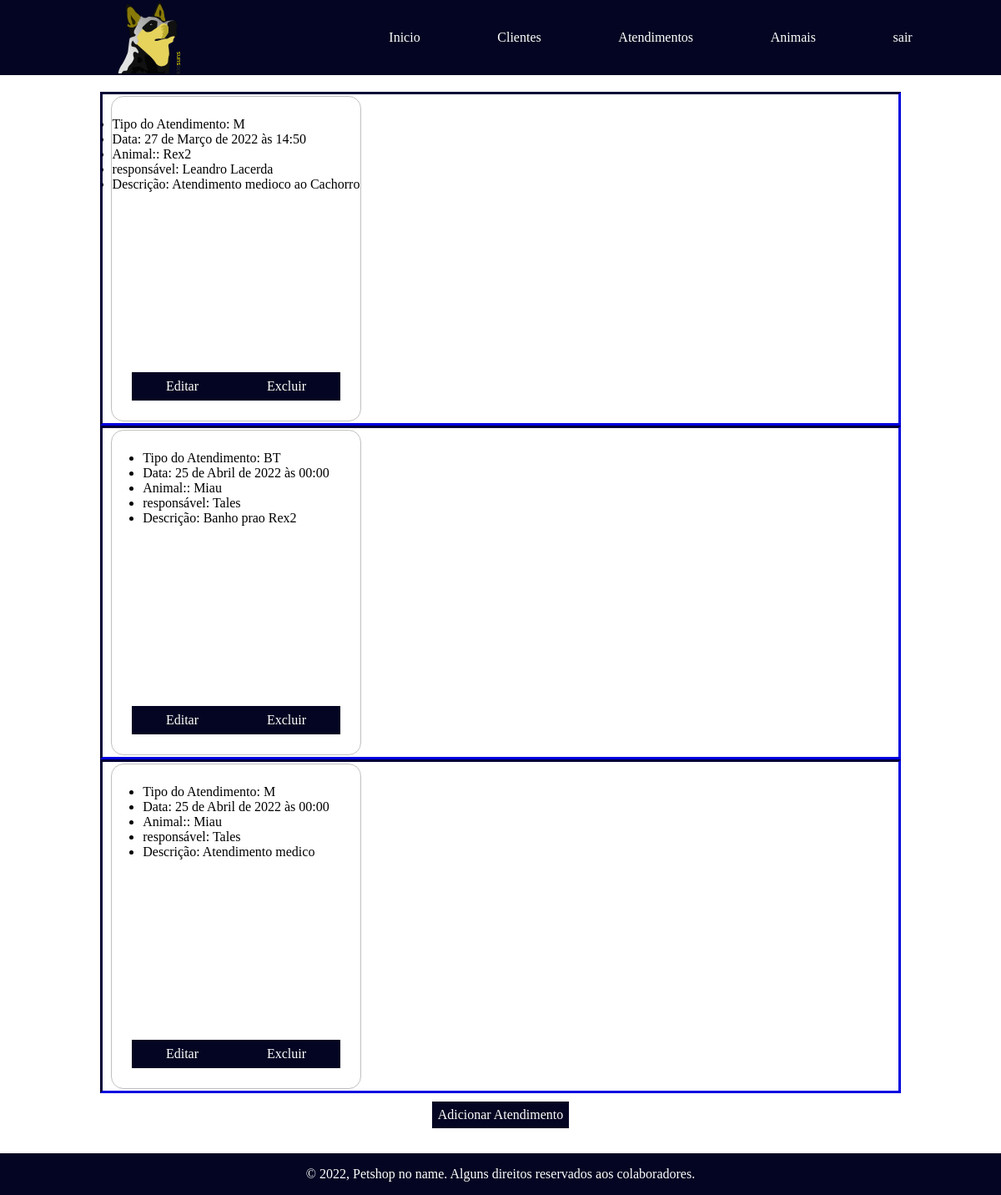
The app's page /atendimentos (signed in) with its own data.
### main/models.py (models this page shows, shortened)
class Atendimento(models.Model):
    tipo = models.CharField(max_length=2, choices=ATENDIMENTO_CHOICES)
    data = models.DateTimeField()
    Descricao = models.CharField(max_length=200)
    animal = models.ForeignKey(Animal, on_delete=models.CASCADE)
    responsavel  = models.ForeignKey(Funcionario, on_delete=models.CASCADE)
    class Meta:
        verbose_name_plural = "Atendimentos"

class Animal(models.Model):
    nome = models.CharField(max_length=50)
    tutor  = models.ForeignKey(Cliente, on_delete=models.CASCADE)
    raca = models.CharField(max_length=30)
    tipo = models.CharField(max_length=1, choices=TIPO_CHOICES)
    sexo = models.CharField(max_length=1, choices=SEXO_CHOICES)
    observacoes = models.TextField(blank=True, null=True)
    def __str__(self):
        return self.nome
    class Meta:
        verbose_name_plural = "Animais"

class Funcionario(models.Model):
    nome = models.CharField(max_length=30)
    cpf = models.CharField(max_length=14)
    telefone = models.CharField(max_length=11)
    idade = models.IntegerField(blank=True, null=True)
    email = models.EmailField(blank=True, null=True)
    sexo = models.CharField(max_length=1, choices=SEXO_CHOICES)
    data_nascimento = models.DateField()
    cargo = models.CharField(max_length=30)
    def __str__(self):
        return self.nome
    class Meta:
        verbose_name_plural = "Funcionários"

### main/views.py (the view)
class atendimentoListFun(LoginRequiredMixin, ListView):
    model = Atendimento
    queryset = Atendimento.objects.all()
    template_name = 'funcionario/atendimentos.html'
    context_object_name = 'atendimentos'

### main/templates/funcionario/atendimentos.html (shortened to what this page needs)
{% extends 'funcionario/basefun.html' %}
{% block content %}
{% for atendimento in atendimentos %}
<div class="main-full-section">
    <div class="srv-list-content">
        <div class="srv-lista-x">
            <div class="srv">
                <div class="dados">
                    <ul>
                        <li><span>Tipo do Atendimento: </span> {{atendimento.tipo}}</li>
                        <li><span>Data: </span> {{atendimento.data}}</li>
                        <li><span>Animal:: </span> {{atendimento.animal}}</li>
                        <li><span>responsável: </span> {{atendimento.responsavel}}</li>
                        <li><span>Descrição: </span> {{atendimento.Descricao}}</li>
                    </ul>
                </div>
                <div class="crud">
                    <a href="{% url 'url_updateatendimento' atendimento.pk  %}" class="add">Editar</a>
                    <a href="{% url 'url_deleteAtendimento' atendimento.pk  %}" class="add">Excluir</a>
                </div>
            </div>
        </div>
    </div>
</div>
{% endfor %}
<a href="{% url 'url_cadastroAtendimentos'%}" class="add">Adicionar Atendimento</a>
{% endblock %}

### main/static/css/main.css (style rules this page uses)
* { margin: 0; border: 0; padding: 0; box-sizing: border-box; text-decoration: none; }
body { width: 100vw; position:relative; }
.main-full-section { height: 90%; width: 100%; display: flex; flex-direction: column; align-items: center; justify-content: space-around; }
.srv-list-content { height: 100%; width: 80%; display: flex; flex-direction: column; align-items: center; justify-content: space-around; }
.srv-lista-x { height: 400px; width: 100%; display: flex; align-items: center; justify-content: flex-start; overflow-y: hidden; overflow-x: scroll; white-space: nowrap; flex-wrap: nowrap; border: 3px inset darkblue; }
.srv { padding: 1.5em; width: 300px; height: 99%; background: #ffffff; color: black; display: flex; flex-direction: column; align-items: center; justify-content: space-between; border: 1px solid silver; margin-left: 10px; border-radius: 15px; }
.dados { height: 80%; width: 100%; display: flex; flex-direction: column; justify-content: space-between; align-items: center; }
.crud { height: 10%; width: 100%; display: flex; justify-content: space-around; align-items: center; background: #030522; }
.add { margin: 10px; text-decoration: none; padding: 7px; background: #030522; color: white; }

### records on screen
Atendimento: tipo "M", data "27 de Março de 2022 às 14:50", animal "Rex2", responsavel "Leandro Lacerda", Descricao "Atendimento medioco ao Cachorro"
Atendimento: tipo "BT", data "25 de Abril de 2022 às 00:00", animal "Miau", responsavel "Tales", Descricao "Banho prao Rex2"
Atendimento: tipo "M", data "25 de Abril de 2022 às 00:00", animal "Miau", responsavel "Tales", Descricao "Atendimento medico"
